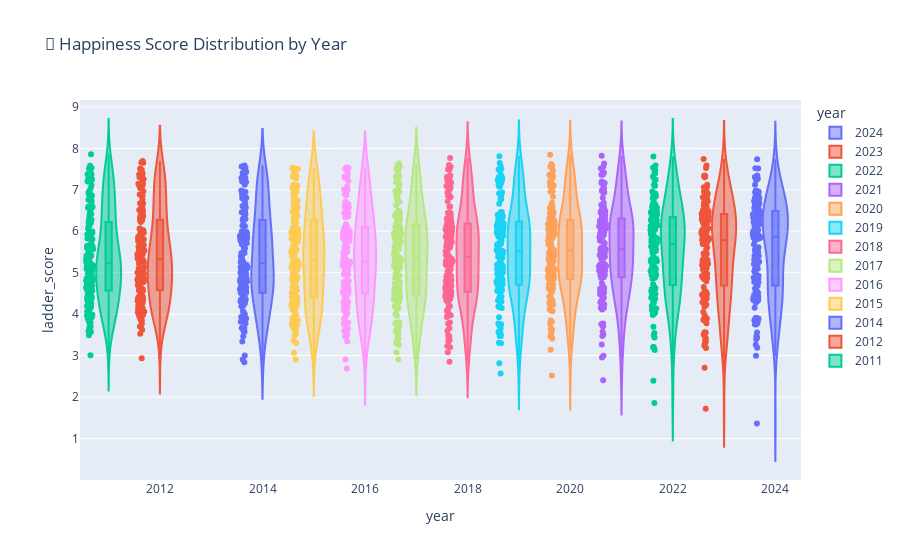

Source (notebook cell):
### Markdown cell above
## ✅ 8️⃣ Compare Continents

### Code cell
#I do not have a continents column to I have used Countries instead and calculated the average happiness score for each year and visualized the distribution each year 
import pandas as pd
import plotly.express as px

# Group by year and compute average happiness
avg_happiness_per_year = df.groupby('year')['ladder_score'].mean().reset_index()

# Show average happiness per year
print(avg_happiness_per_year)

# Violin plot to show distribution of happiness scores per year
fig = px.violin(df,
                x='year',
                y='ladder_score',
                box=True,
                points='all',
                color='year',
                title='🎻 Happiness Score Distribution by Year')

fig.show()

### Figure 1 — Plotly figure (JSON) as saved in the notebook; plotly's stock layout.template omitted (floating-point values rounded to 4 significant figures; data arrays with more than 128 entries replaced by an {"elided": "..."} marker saying what was removed)
{"data": [{"alignmentgroup": "True", "box": {"visible": true}, "hovertemplate": "year=%{x}<br>ladder_score=%{y}<extra></extra>", "legendgroup": "2024", "marker": {"color": "#636efa"}, "name": "2024", "offsetgroup": "2024", "orientation": "v", "points": "all", "scalegroup": "True", "showlegend": true, "type": "violin", "x": {"elided": "147 int values"}, "x0": " ", "xaxis": "x", "y": {"elided": "147 float values"}, "y0": " ", "yaxis": "y"}, {"alignmentgroup": "True", "box": {"visible": true}, "hovertemplate": "year=%{x}<br>ladder_score=%{y}<extra></extra>", "legendgroup": "2023", "marker": {"color": "#EF553B"}, "name": "2023", "offsetgroup": "2023", "orientation": "v", "points": "all", "scalegroup": "True", "showlegend": true, "type": "violin", "x": {"elided": "143 int values"}, "x0": " ", "xaxis": "x", "y": {"elided": "143 float values"}, "y0": " ", "yaxis": "y"}, {"alignmentgroup": "True", "box": {"visible": true}, "hovertemplate": "year=%{x}<br>ladder_score=%{y}<extra></extra>", "legendgroup": "2022", "marker": {"color": "#00cc96"}, "name": "2022", "offsetgroup": "2022", "orientation": "v", "points": "all", "scalegroup": "True", "showlegend": true, "type": "violin", "x": {"elided": "137 int values"}, "x0": " ", "xaxis": "x", "y": {"elided": "137 float values"}, "y0": " ", "yaxis": "y"}, {"alignmentgroup": "True", "box": {"visible": true}, "hovertemplate": "year=%{x}<br>ladder_score=%{y}<extra></extra>", "legendgroup": "2021", "marker": {"color": "#ab63fa"}, "name": "2021", "offsetgroup": "2021", "orientation": "v", "points": "all", "scalegroup": "True", "showlegend": true, "type": "violin", "x": {"elided": "146 int values"}, "x0": " ", "xaxis": "x", "y": {"elided": "146 float values"}, "y0": " ", "yaxis": "y"}, {"alignmentgroup": "True", "box": {"visible": true}, "hovertemplate": "year=%{x}<br>ladder_score=%{y}<extra></extra>", "legendgroup": "2020", "marker": {"color": "#FFA15A"}, "name": "2020", "offsetgroup": "2020", "orientation": "v", "points": "all", "scalegroup": "True", "showlegend": true, "type": "violin", "x": {"elided": "149 int values"}, "x0": " ", "xaxis": "x", "y": {"elided": "149 float values"}, "y0": " ", "yaxis": "y"}, {"alignmentgroup": "True", "box": {"visible": true}, "hovertemplate": "year=%{x}<br>ladder_score=%{y}<extra></extra>", "legendgroup": "2019", "marker": {"color": "#19d3f3"}, "name": "2019", "offsetgroup": "2019", "orientation": "v", "points": "all", "scalegroup": "True", "showlegend": true, "type": "violin", "x": {"elided": "153 int values"}, "x0": " ", "xaxis": "x", "y": {"elided": "153 float values"}, "y0": " ", "yaxis": "y"}, {"alignmentgroup": "True", "box": {"visible": true}, "hovertemplate": "year=%{x}<br>ladder_score=%{y}<extra></extra>", "legendgroup": "2018", "marker": {"color": "#FF6692"}, "name": "2018", "offsetgroup": "2018", "orientation": "v", "points": "all", "scalegroup": "True", "showlegend": true, "type": "violin", "x": {"elided": "156 int values"}, "x0": " ", "xaxis": "x", "y": {"elided": "156 float values"}, "y0": " ", "yaxis": "y"}, {"alignmentgroup": "True", "box": {"visible": true}, "hovertemplate": "year=%{x}<br>ladder_score=%{y}<extra></extra>", "legendgroup": "2017", "marker": {"color": "#B6E880"}, "name": "2017", "offsetgroup": "2017", "orientation": "v", "points": "all", "scalegroup": "True", "showlegend": true, "type": "violin", "x": {"elided": "156 int values"}, "x0": " ", "xaxis": "x", "y": {"elided": "156 float values"}, "y0": " ", "yaxis": "y"}, {"alignmentgroup": "True", "box": {"visible": true}, "hovertemplate": "year=%{x}<br>ladder_score=%{y}<extra></extra>", "legendgroup": "2016", "marker": {"color": "#FF97FF"}, "name": "2016", "offsetgroup": "2016", "orientation": "v", "points": "all", "scalegroup": "True", "showlegend": true, "type": "violin", "x": {"elided": "155 int values"}, "x0": " ", "xaxis": "x", "y": {"elided": "155 float values"}, "y0": " ", "yaxis": "y"}, {"alignmentgroup": "True", "box": {"visible": true}, "hovertemplate": "year=%{x}<br>ladder_score=%{y}<extra></extra>", "legendgroup": "2015", "marker": {"color": "#FECB52"}, "name": "2015", "offsetgroup": "2015", "orientation": "v", "points": "all", "scalegroup": "True", "showlegend": true, "type": "violin", "x": {"elided": "157 int values"}, "x0": " ", "xaxis": "x", "y": {"elided": "157 float values"}, "y0": " ", "yaxis": "y"}, {"alignmentgroup": "True", "box": {"visible": true}, "hovertemplate": "year=%{x}<br>ladder_score=%{y}<extra></extra>", "legendgroup": "2014", "marker": {"color": "#636efa"}, "name": "2014", "offsetgroup": "2014", "orientation": "v", "points": "all", "scalegroup": "True", "showlegend": true, "type": "violin", "x": {"elided": "158 int values"}, "x0": " ", "xaxis": "x", "y": {"elided": "158 float values"}, "y0": " ", "yaxis": "y"}, {"alignmentgroup": "True", "box": {"visible": true}, "hovertemplate": "year=%{x}<br>ladder_score=%{y}<extra></extra>", "legendgroup": "2012", "marker": {"color": "#EF553B"}, "name": "2012", "offsetgroup": "2012", "orientation": "v", "points": "all", "scalegroup": "True", "showlegend": true, "type": "violin", "x": {"elided": "156 int values"}, "x0": " ", "xaxis": "x", "y": {"elided": "156 float values"}, "y0": " ", "yaxis": "y"}, {"alignmentgroup": "True", "box": {"visible": true}, "hovertemplate": "year=%{x}<br>ladder_score=%{y}<extra></extra>", "legendgroup": "2011", "marker": {"color": "#00cc96"}, "name": "2011", "offsetgroup": "2011", "orientation": "v", "points": "all", "scalegroup": "True", "showlegend": true, "type": "violin", "x": {"elided": "156 int values"}, "x0": " ", "xaxis": "x", "y": {"elided": "156 float values"}, "y0": " ", "yaxis": "y"}], "layout": {"legend": {"title": {"text": "year"}, "tracegroupgap": 0}, "title": {"text": "🎻 Happiness Score Distribution by Year"}, "violinmode": "overlay", "xaxis": {"anchor": "y", "categoryarray": [2024, 2023, 2022, 2021, 2020, 2019, 2018, 2017, 2016, 2015, 2014, 2012, 2011], "categoryorder": "array", "domain": [0, 1], "title": {"text": "year"}}, "yaxis": {"anchor": "x", "domain": [0, 1], "title": {"text": "ladder_score"}}}}
